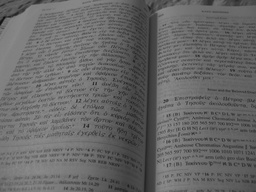
#> input picture data/raw/15.jpg, 256 x 192 px, shrunk from 3264 x 2448 before the run, found by its file name; its folder holds 5 pictures in this run
$ python demo.py
#> lines starting #> are read from the running program, lines starting #| are printed output that depends on the picture; after the words box and inside, x2 and y2 are one past the last pixel; in counts of white or black regions, pixels touching at a corner belong together
#> further down, image is the input picture: shape (192, 256, 3); min 12, max 149, mean 102.9
### src/niblack_method.py
from typing import Union

import numpy as np
import scipy.signal

from src.utils import check_image_channels, sliding_windows


def niblack(image: np.ndarray, window_size: tuple = (25, 25), k: float = -0.2) -> Union[np.ndarray, None]:
    """
    Apply niblack thresholding for given image
    :param image: image in grayscale
    :param window_size: size of sliding windows
    :param k: hyperparameter
    :return: binarized image
    """
#> called with window_size = (201, 201), k = -0.5

    if not check_image_channels(image):
        print('Image must be in gray scale!')
        return None

    image = image.astype(np.float64)

    mean_kernel = np.ones((window_size[0], window_size[1])) / (window_size[0] * window_size[1])

    means = scipy.signal.convolve2d(image, mean_kernel, mode='same', boundary='symm')
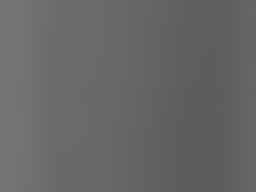
#> means: shape (192, 256) float64; min 92.1, max 117.8, mean 102.9
    deviations = np.sqrt(
        np.abs(scipy.signal.convolve2d(image ** 2, mean_kernel, mode='same', boundary='symm') - means ** 2)
    )
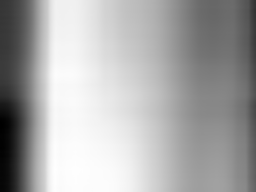
#> deviations: shape (192, 256) float64; min 13.39, max 24.07, mean 20.5; drawn with min black and max white

    threshold_py_pixel = means + k * deviations

    return image > threshold_py_pixel
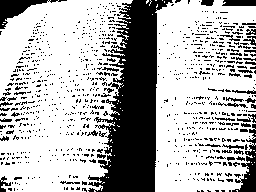
#> returned value: shape (192, 256) bool; 71% white; 901 black regions (852 under 20 px), largest, box (x1, y1, x2, y2) and area: (88, 0, 173, 192) 8353, (232, 124, 256, 192) 611, (0, 0, 67, 29) 607


# [52 lines left out: function modified_niblack, not called in this run]

### src/utils.py
import numpy as np


def check_image_channels(image: np.ndarray) -> bool:
    """Check that image is grayscale"""

    if len(image.shape) == 2 or image.shape[2] == 1:
        return True

    return False


# [13 lines left out: function sliding_windows, not called in this run]

### src/demo.py
import os
from typing import Tuple

import cv2
import numpy as np
import matplotlib.pyplot as plt

from src.otsu_method import otsu
from src.niblack_method import niblack, modified_niblack


# [49 lines left out: functions compare_otsu, compute_niblack, not called in this run]


if __name__ == "__main__":
    # compute_niblack()
    # compare_otsu()

    image = cv2.imread(f'data/raw/15.jpg')
    image = cv2.cvtColor(image, cv2.COLOR_BGR2GRAY)
    binarized_image_niblack = niblack(image, window_size=(201, 201), k=-0.5)
    plt.imshow(binarized_image_niblack, cmap='gray')
    plt.show()
